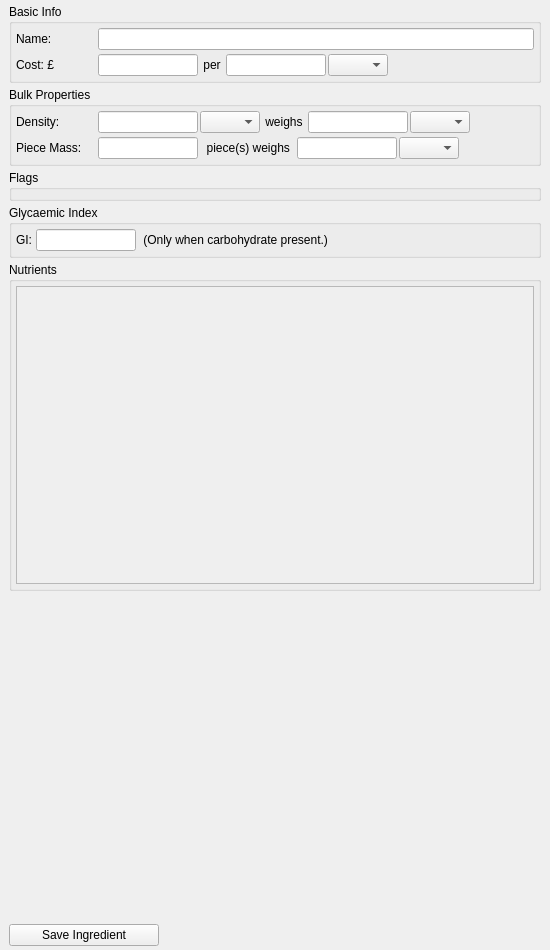
<?xml version="1.0" encoding="UTF-8"?>
<ui version="4.0">
 <class>wg_ingredient_editor</class>
 <widget class="QWidget" name="wg_ingredient_editor">
  <property name="geometry">
   <rect>
    <x>0</x>
    <y>0</y>
    <width>550</width>
    <height>950</height>
   </rect>
  </property>
  <property name="sizePolicy">
   <sizepolicy hsizetype="Preferred" vsizetype="Preferred">
    <horstretch>0</horstretch>
    <verstretch>0</verstretch>
   </sizepolicy>
  </property>
  <property name="minimumSize">
   <size>
    <width>0</width>
    <height>0</height>
   </size>
  </property>
  <property name="windowTitle">
   <string>Form</string>
  </property>
  <layout class="QVBoxLayout" name="verticalLayout">
   <property name="spacing">
    <number>4</number>
   </property>
   <property name="leftMargin">
    <number>9</number>
   </property>
   <property name="topMargin">
    <number>4</number>
   </property>
   <property name="rightMargin">
    <number>9</number>
   </property>
   <property name="bottomMargin">
    <number>4</number>
   </property>
   <item>
    <widget class="QGroupBox" name="gbx_basic_info">
     <property name="title">
      <string>Basic Info</string>
     </property>
     <layout class="QVBoxLayout" name="verticalLayout_2">
      <property name="spacing">
       <number>4</number>
      </property>
      <property name="leftMargin">
       <number>4</number>
      </property>
      <property name="topMargin">
       <number>4</number>
      </property>
      <property name="rightMargin">
       <number>4</number>
      </property>
      <property name="bottomMargin">
       <number>4</number>
      </property>
      <item>
       <widget class="QWidget" name="wg_name" native="true">
        <layout class="QHBoxLayout" name="horizontalLayout_2">
         <property name="spacing">
          <number>2</number>
         </property>
         <property name="leftMargin">
          <number>0</number>
         </property>
         <property name="topMargin">
          <number>0</number>
         </property>
         <property name="rightMargin">
          <number>0</number>
         </property>
         <property name="bottomMargin">
          <number>0</number>
         </property>
         <item>
          <widget class="QLabel" name="label_2">
           <property name="sizePolicy">
            <sizepolicy hsizetype="Fixed" vsizetype="Preferred">
             <horstretch>0</horstretch>
             <verstretch>0</verstretch>
            </sizepolicy>
           </property>
           <property name="minimumSize">
            <size>
             <width>80</width>
             <height>0</height>
            </size>
           </property>
           <property name="maximumSize">
            <size>
             <width>16777215</width>
             <height>16777215</height>
            </size>
           </property>
           <property name="text">
            <string>Name:</string>
           </property>
          </widget>
         </item>
         <item>
          <widget class="QLineEdit" name="txt_ingredient_name">
           <property name="minimumSize">
            <size>
             <width>0</width>
             <height>0</height>
            </size>
           </property>
           <property name="maximumSize">
            <size>
             <width>16777215</width>
             <height>16777215</height>
            </size>
           </property>
          </widget>
         </item>
        </layout>
       </widget>
      </item>
      <item>
       <widget class="QWidget" name="wg_cost" native="true">
        <layout class="QHBoxLayout" name="horizontalLayout">
         <property name="spacing">
          <number>2</number>
         </property>
         <property name="leftMargin">
          <number>0</number>
         </property>
         <property name="topMargin">
          <number>0</number>
         </property>
         <property name="rightMargin">
          <number>0</number>
         </property>
         <property name="bottomMargin">
          <number>0</number>
         </property>
         <item>
          <widget class="QLabel" name="label_3">
           <property name="sizePolicy">
            <sizepolicy hsizetype="Fixed" vsizetype="Preferred">
             <horstretch>0</horstretch>
             <verstretch>0</verstretch>
            </sizepolicy>
           </property>
           <property name="minimumSize">
            <size>
             <width>80</width>
             <height>0</height>
            </size>
           </property>
           <property name="text">
            <string>Cost: £</string>
           </property>
          </widget>
         </item>
         <item>
          <widget class="QLineEdit" name="txt_cost">
           <property name="sizePolicy">
            <sizepolicy hsizetype="Fixed" vsizetype="Fixed">
             <horstretch>0</horstretch>
             <verstretch>0</verstretch>
            </sizepolicy>
           </property>
           <property name="minimumSize">
            <size>
             <width>100</width>
             <height>0</height>
            </size>
           </property>
           <property name="maximumSize">
            <size>
             <width>100</width>
             <height>16777215</height>
            </size>
           </property>
          </widget>
         </item>
         <item>
          <widget class="QLabel" name="label_5">
           <property name="text">
            <string> per </string>
           </property>
          </widget>
         </item>
         <item>
          <widget class="QLineEdit" name="txt_cost_qty">
           <property name="sizePolicy">
            <sizepolicy hsizetype="Fixed" vsizetype="Fixed">
             <horstretch>0</horstretch>
             <verstretch>0</verstretch>
            </sizepolicy>
           </property>
           <property name="minimumSize">
            <size>
             <width>100</width>
             <height>0</height>
            </size>
           </property>
           <property name="maximumSize">
            <size>
             <width>100</width>
             <height>16777215</height>
            </size>
           </property>
          </widget>
         </item>
         <item>
          <widget class="QComboBox" name="cmb_cost_units">
           <property name="sizePolicy">
            <sizepolicy hsizetype="Fixed" vsizetype="Fixed">
             <horstretch>0</horstretch>
             <verstretch>0</verstretch>
            </sizepolicy>
           </property>
           <property name="minimumSize">
            <size>
             <width>60</width>
             <height>0</height>
            </size>
           </property>
           <property name="maximumSize">
            <size>
             <width>60</width>
             <height>16777215</height>
            </size>
           </property>
          </widget>
         </item>
         <item>
          <spacer name="horizontalSpacer_2">
           <property name="orientation">
            <enum>Qt::Horizontal</enum>
           </property>
           <property name="sizeHint" stdset="0">
            <size>
             <width>40</width>
             <height>20</height>
            </size>
           </property>
          </spacer>
         </item>
        </layout>
       </widget>
      </item>
     </layout>
    </widget>
   </item>
   <item>
    <widget class="QGroupBox" name="gbx_bulk_properties">
     <property name="title">
      <string>Bulk Properties</string>
     </property>
     <layout class="QVBoxLayout" name="verticalLayout_3">
      <property name="spacing">
       <number>4</number>
      </property>
      <property name="leftMargin">
       <number>4</number>
      </property>
      <property name="topMargin">
       <number>4</number>
      </property>
      <property name="rightMargin">
       <number>4</number>
      </property>
      <property name="bottomMargin">
       <number>4</number>
      </property>
      <item>
       <widget class="QWidget" name="wg_density" native="true">
        <layout class="QHBoxLayout" name="horizontalLayout_6">
         <property name="spacing">
          <number>2</number>
         </property>
         <property name="leftMargin">
          <number>0</number>
         </property>
         <property name="topMargin">
          <number>0</number>
         </property>
         <property name="rightMargin">
          <number>0</number>
         </property>
         <property name="bottomMargin">
          <number>0</number>
         </property>
         <item>
          <widget class="QLabel" name="label_10">
           <property name="minimumSize">
            <size>
             <width>80</width>
             <height>0</height>
            </size>
           </property>
           <property name="text">
            <string>Density:</string>
           </property>
          </widget>
         </item>
         <item>
          <widget class="QLineEdit" name="txt_dens_vol">
           <property name="minimumSize">
            <size>
             <width>100</width>
             <height>0</height>
            </size>
           </property>
           <property name="maximumSize">
            <size>
             <width>100</width>
             <height>16777215</height>
            </size>
           </property>
          </widget>
         </item>
         <item>
          <widget class="QComboBox" name="cmb_dens_vol_units">
           <property name="minimumSize">
            <size>
             <width>60</width>
             <height>0</height>
            </size>
           </property>
           <property name="maximumSize">
            <size>
             <width>60</width>
             <height>16777215</height>
            </size>
           </property>
          </widget>
         </item>
         <item>
          <widget class="QLabel" name="label_11">
           <property name="text">
            <string> weighs </string>
           </property>
          </widget>
         </item>
         <item>
          <widget class="QLineEdit" name="txt_dens_mass">
           <property name="minimumSize">
            <size>
             <width>100</width>
             <height>0</height>
            </size>
           </property>
           <property name="maximumSize">
            <size>
             <width>100</width>
             <height>16777215</height>
            </size>
           </property>
          </widget>
         </item>
         <item>
          <widget class="QComboBox" name="cmb_dens_mass_units">
           <property name="minimumSize">
            <size>
             <width>60</width>
             <height>0</height>
            </size>
           </property>
           <property name="maximumSize">
            <size>
             <width>60</width>
             <height>16777215</height>
            </size>
           </property>
          </widget>
         </item>
         <item>
          <spacer name="horizontalSpacer_5">
           <property name="orientation">
            <enum>Qt::Horizontal</enum>
           </property>
           <property name="sizeHint" stdset="0">
            <size>
             <width>40</width>
             <height>20</height>
            </size>
           </property>
          </spacer>
         </item>
        </layout>
       </widget>
      </item>
      <item>
       <widget class="QWidget" name="wg_piece_mass" native="true">
        <layout class="QHBoxLayout" name="horizontalLayout_4">
         <property name="spacing">
          <number>2</number>
         </property>
         <property name="leftMargin">
          <number>0</number>
         </property>
         <property name="topMargin">
          <number>0</number>
         </property>
         <property name="rightMargin">
          <number>0</number>
         </property>
         <property name="bottomMargin">
          <number>0</number>
         </property>
         <item>
          <widget class="QLabel" name="label_4">
           <property name="sizePolicy">
            <sizepolicy hsizetype="Fixed" vsizetype="Preferred">
             <horstretch>0</horstretch>
             <verstretch>0</verstretch>
            </sizepolicy>
           </property>
           <property name="minimumSize">
            <size>
             <width>80</width>
             <height>0</height>
            </size>
           </property>
           <property name="text">
            <string>Piece Mass:</string>
           </property>
          </widget>
         </item>
         <item>
          <widget class="QLineEdit" name="txt_num_pieces">
           <property name="sizePolicy">
            <sizepolicy hsizetype="Fixed" vsizetype="Fixed">
             <horstretch>0</horstretch>
             <verstretch>0</verstretch>
            </sizepolicy>
           </property>
           <property name="minimumSize">
            <size>
             <width>100</width>
             <height>0</height>
            </size>
           </property>
           <property name="maximumSize">
            <size>
             <width>100</width>
             <height>16777215</height>
            </size>
           </property>
           <property name="baseSize">
            <size>
             <width>0</width>
             <height>0</height>
            </size>
           </property>
          </widget>
         </item>
         <item>
          <widget class="QLabel" name="label_7">
           <property name="minimumSize">
            <size>
             <width>95</width>
             <height>0</height>
            </size>
           </property>
           <property name="text">
            <string>  piece(s) weighs </string>
           </property>
          </widget>
         </item>
         <item>
          <widget class="QLineEdit" name="txt_mass_pieces">
           <property name="minimumSize">
            <size>
             <width>100</width>
             <height>0</height>
            </size>
           </property>
           <property name="maximumSize">
            <size>
             <width>100</width>
             <height>16777215</height>
            </size>
           </property>
          </widget>
         </item>
         <item>
          <widget class="QComboBox" name="cmb_mass_pieces_units">
           <property name="minimumSize">
            <size>
             <width>60</width>
             <height>0</height>
            </size>
           </property>
           <property name="maximumSize">
            <size>
             <width>60</width>
             <height>16777215</height>
            </size>
           </property>
          </widget>
         </item>
         <item>
          <spacer name="horizontalSpacer_4">
           <property name="orientation">
            <enum>Qt::Horizontal</enum>
           </property>
           <property name="sizeHint" stdset="0">
            <size>
             <width>40</width>
             <height>20</height>
            </size>
           </property>
          </spacer>
         </item>
        </layout>
       </widget>
      </item>
     </layout>
    </widget>
   </item>
   <item>
    <widget class="QGroupBox" name="gbx_flags">
     <property name="minimumSize">
      <size>
       <width>0</width>
       <height>0</height>
      </size>
     </property>
     <property name="title">
      <string>Flags</string>
     </property>
     <layout class="QVBoxLayout" name="lyt_flags">
      <property name="spacing">
       <number>0</number>
      </property>
      <property name="leftMargin">
       <number>0</number>
      </property>
      <property name="topMargin">
       <number>0</number>
      </property>
      <property name="rightMargin">
       <number>0</number>
      </property>
      <property name="bottomMargin">
       <number>0</number>
      </property>
     </layout>
    </widget>
   </item>
   <item>
    <widget class="QGroupBox" name="gbx_glycaemic_index">
     <property name="enabled">
      <bool>true</bool>
     </property>
     <property name="title">
      <string>Glycaemic Index</string>
     </property>
     <layout class="QHBoxLayout" name="horizontalLayout_5">
      <property name="spacing">
       <number>4</number>
      </property>
      <property name="leftMargin">
       <number>4</number>
      </property>
      <property name="topMargin">
       <number>4</number>
      </property>
      <property name="rightMargin">
       <number>4</number>
      </property>
      <property name="bottomMargin">
       <number>4</number>
      </property>
      <item>
       <widget class="QLabel" name="label_8">
        <property name="text">
         <string>GI:</string>
        </property>
       </widget>
      </item>
      <item>
       <widget class="QLineEdit" name="txt_gi">
        <property name="sizePolicy">
         <sizepolicy hsizetype="Fixed" vsizetype="Fixed">
          <horstretch>0</horstretch>
          <verstretch>0</verstretch>
         </sizepolicy>
        </property>
        <property name="minimumSize">
         <size>
          <width>100</width>
          <height>0</height>
         </size>
        </property>
        <property name="maximumSize">
         <size>
          <width>100</width>
          <height>16777215</height>
         </size>
        </property>
       </widget>
      </item>
      <item>
       <widget class="QLabel" name="label_9">
        <property name="text">
         <string> (Only when carbohydrate present.)</string>
        </property>
       </widget>
      </item>
      <item>
       <spacer name="horizontalSpacer_3">
        <property name="orientation">
         <enum>Qt::Horizontal</enum>
        </property>
        <property name="sizeHint" stdset="0">
         <size>
          <width>40</width>
          <height>20</height>
         </size>
        </property>
       </spacer>
      </item>
     </layout>
    </widget>
   </item>
   <item>
    <widget class="QGroupBox" name="gbx_nutrients">
     <property name="minimumSize">
      <size>
       <width>0</width>
       <height>250</height>
      </size>
     </property>
     <property name="maximumSize">
      <size>
       <width>16777215</width>
       <height>16777215</height>
      </size>
     </property>
     <property name="title">
      <string>Nutrients</string>
     </property>
     <layout class="QVBoxLayout" name="verticalLayout_4">
      <property name="spacing">
       <number>0</number>
      </property>
      <property name="leftMargin">
       <number>4</number>
      </property>
      <property name="topMargin">
       <number>4</number>
      </property>
      <property name="rightMargin">
       <number>4</number>
      </property>
      <property name="bottomMargin">
       <number>4</number>
      </property>
      <item>
       <widget class="QScrollArea" name="scrollArea">
        <property name="maximumSize">
         <size>
          <width>16777215</width>
          <height>16777215</height>
         </size>
        </property>
        <property name="widgetResizable">
         <bool>true</bool>
        </property>
        <widget class="QWidget" name="scl_nutrients">
         <property name="geometry">
          <rect>
           <x>0</x>
           <y>0</y>
           <width>516</width>
           <height>255</height>
          </rect>
         </property>
         <layout class="QVBoxLayout" name="lyt_nutrients">
          <property name="spacing">
           <number>2</number>
          </property>
          <property name="leftMargin">
           <number>4</number>
          </property>
          <property name="topMargin">
           <number>4</number>
          </property>
          <property name="rightMargin">
           <number>4</number>
          </property>
          <property name="bottomMargin">
           <number>4</number>
          </property>
         </layout>
        </widget>
       </widget>
      </item>
     </layout>
    </widget>
   </item>
   <item>
    <spacer name="verticalSpacer">
     <property name="orientation">
      <enum>Qt::Vertical</enum>
     </property>
     <property name="sizeHint" stdset="0">
      <size>
       <width>20</width>
       <height>40</height>
      </size>
     </property>
    </spacer>
   </item>
   <item>
    <widget class="QPushButton" name="btn_save_ingredient">
     <property name="sizePolicy">
      <sizepolicy hsizetype="Fixed" vsizetype="Fixed">
       <horstretch>0</horstretch>
       <verstretch>0</verstretch>
      </sizepolicy>
     </property>
     <property name="minimumSize">
      <size>
       <width>150</width>
       <height>0</height>
      </size>
     </property>
     <property name="text">
      <string>Save Ingredient</string>
     </property>
    </widget>
   </item>
  </layout>
 </widget>
 <resources/>
 <connections/>
</ui>
